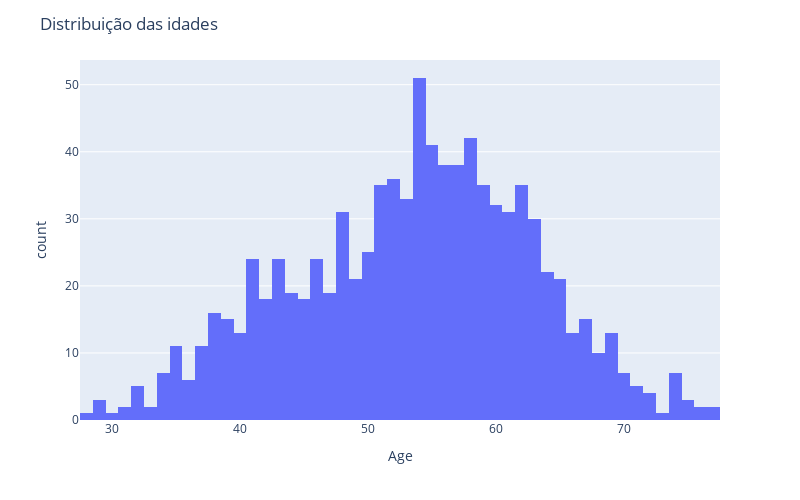

This figure's notebook cell:
### Code cell
#Plotagem de Grafico para ver a distribuicao dos dados

hist1 =  px.histogram (dados,  x = "Age", nbins=60) 
hist1.update_layout(width=800,height=500,title_text='Distribuição das idades') 
hist1.show()

### Figure 1 — Plotly figure (JSON) as saved in the notebook; plotly's stock layout.template omitted (floating-point values rounded to 4 significant figures; data arrays with more than 128 entries replaced by an {"elided": "..."} marker saying what was removed)
{"data": [{"alignmentgroup": "True", "bingroup": "x", "hovertemplate": "Age=%{x}<br>count=%{y}<extra></extra>", "legendgroup": "", "marker": {"color": "#636efa", "pattern": {"shape": ""}}, "name": "", "nbinsx": 60, "offsetgroup": "", "orientation": "v", "showlegend": false, "type": "histogram", "x": {"elided": "918 int values"}, "xaxis": "x", "yaxis": "y"}], "layout": {"barmode": "relative", "height": 500, "legend": {"tracegroupgap": 0}, "margin": {"t": 60}, "title": {"text": "Distribuição das idades"}, "width": 800, "xaxis": {"anchor": "y", "domain": [0, 1], "title": {"text": "Age"}}, "yaxis": {"anchor": "x", "domain": [0, 1], "title": {"text": "count"}}}}
